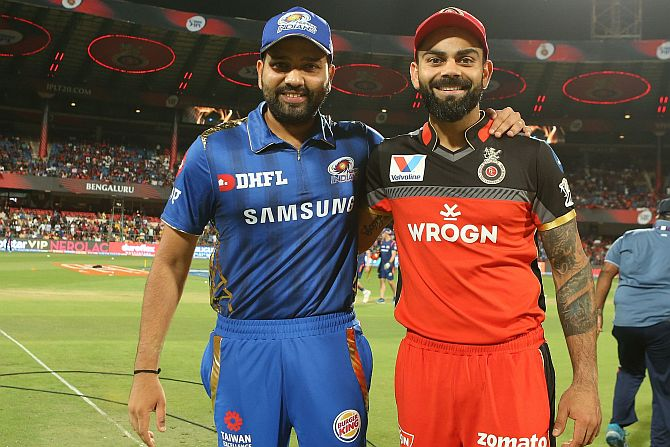
#> input picture Celebrity Recognition/test/test3.jpg, 670 x 447 px
$ python 'testing code.py'
#> lines starting #> are read from the running program, lines starting #| are printed output that depends on the picture; after the words box and inside, x2 and y2 are one past the last pixel; in counts of white or black regions, pixels touching at a corner belong together
import cv2

img = cv2.imread('test/test3.jpg')
#> img is the input picture: shape (447, 670, 3); mean B, G, R 76, 92.3, 112.3
dataset = cv2.CascadeClassifier('data.xml')
gray = cv2.cvtColor(img, cv2.COLOR_BGR2GRAY)
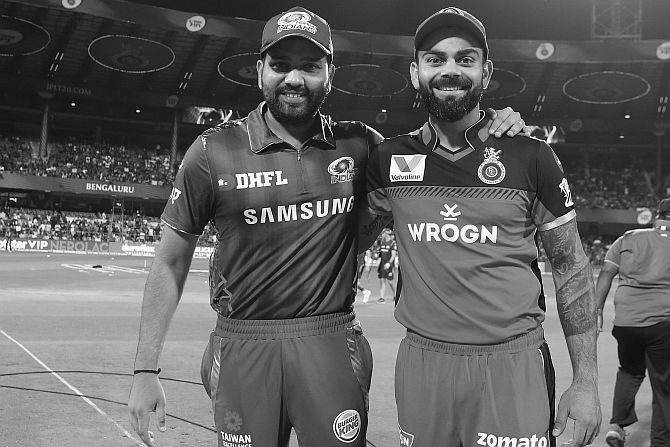
#> gray: shape (447, 670); min 0, max 255, mean 96.5
faces = dataset.detectMultiScale(gray, 1.28)
#> faces = [[415, 31, 74, 74]]
# we will get x,y,w,h of faces in image

# print(faces)

for x,y,w,h in faces:
    cv2.rectangle(img, (x,y), (x+w, y+h), (0, 255, 0), 5)
#> this loop made 1 pass
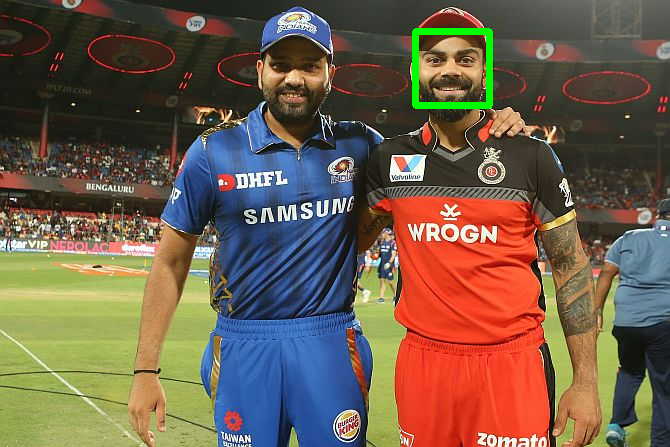
#> img: shape (447, 670, 3); 0.69% of pixels changed, all inside (x1, y1, x2, y2) = (412, 28, 493, 109)

while True:

    cv2.imshow('result',img)
    if cv2.waitKey(10) == 27:
#> (key Esc is pressed here)
        break
